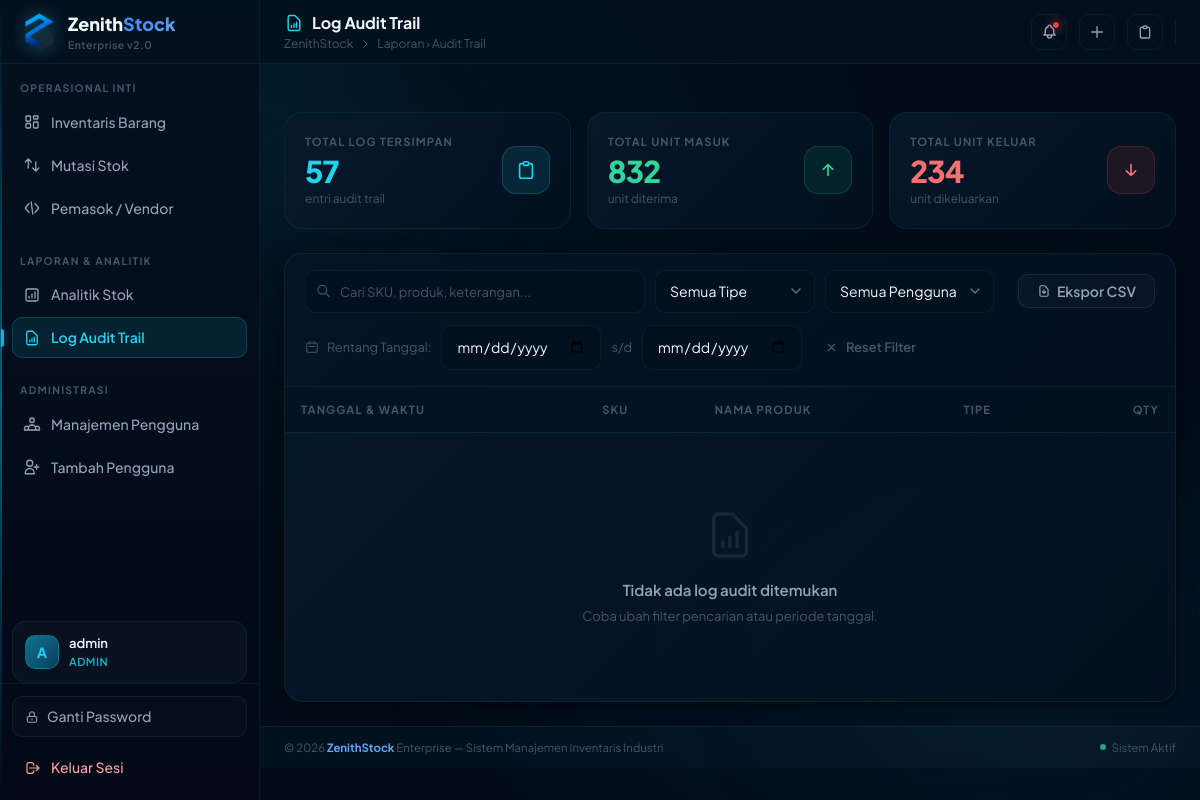
The page /audit/?user_id=3 (signed in) on the database as committed earlier.
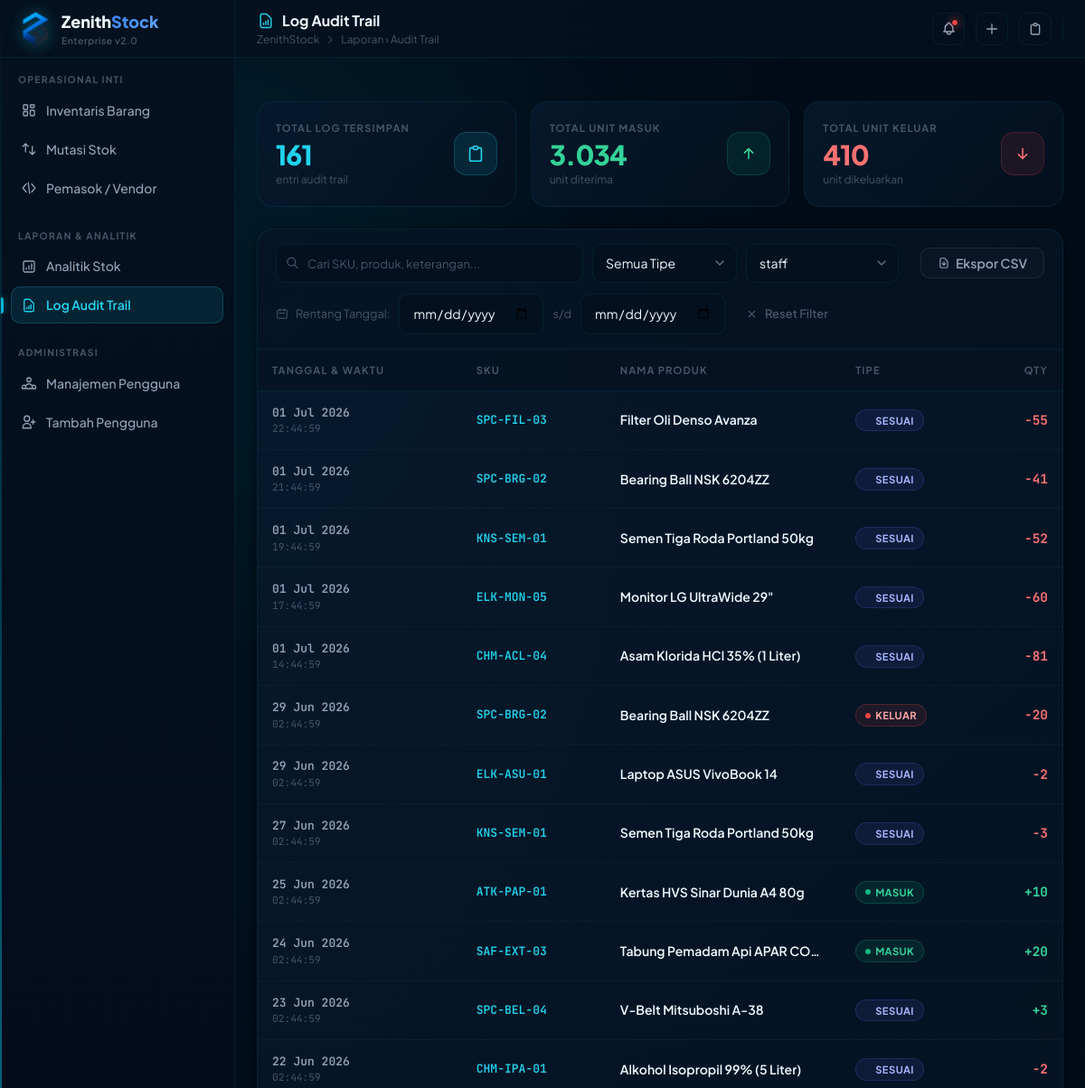
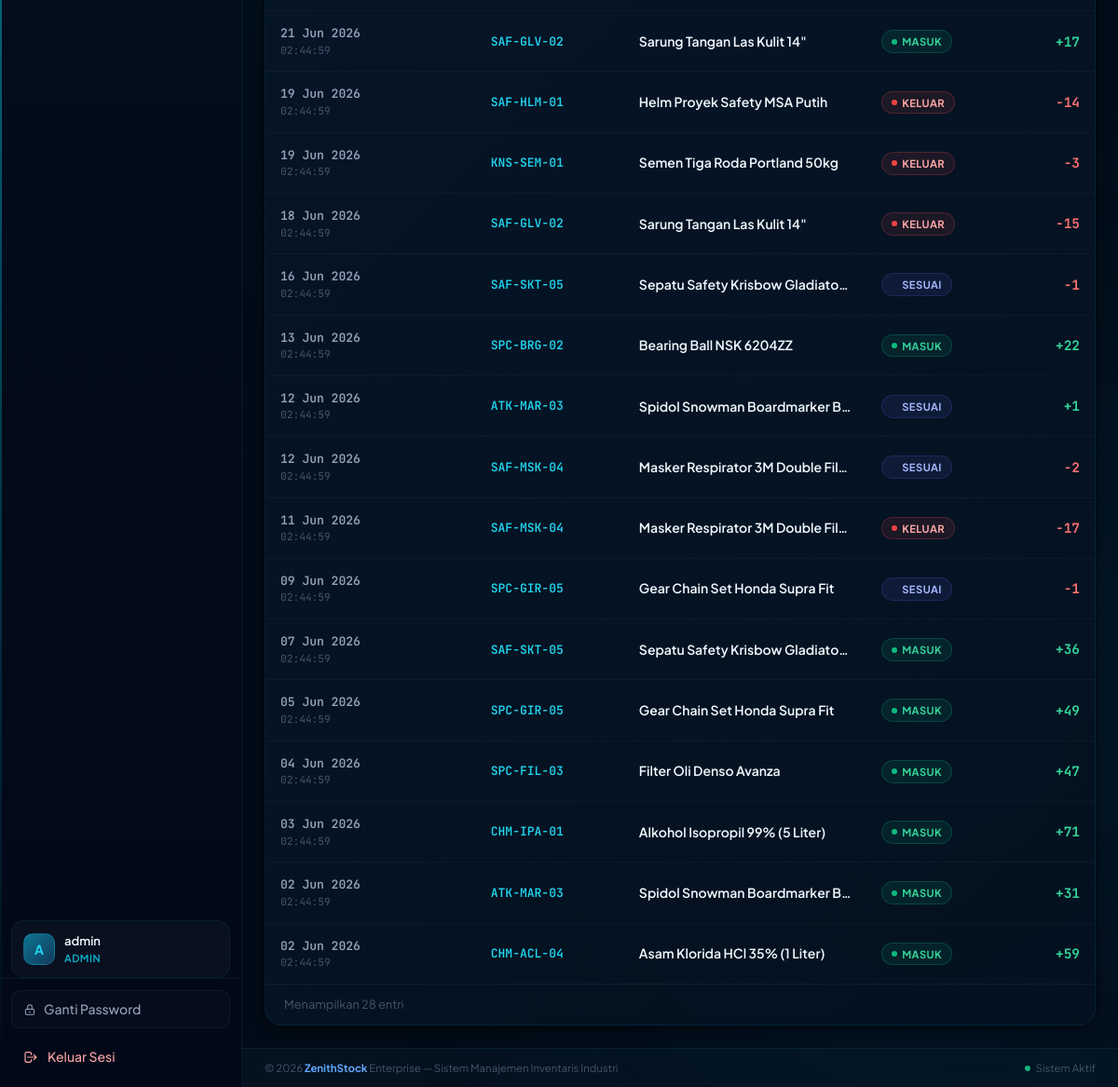
The same page on the database as committed later (2 pictures, top to bottom).
### zenithstock/models.py (models this page shows, shortened)
class StockMovement(db.Model):
    __tablename__ = 'stock_movements'
    id = db.Column(db.Integer, primary_key=True)
    product_id = db.Column(db.Integer, db.ForeignKey('products.id', ondelete='CASCADE'), nullable=False)
    user_id = db.Column(db.Integer, db.ForeignKey('users.id'), nullable=False)
    jumlah = db.Column(db.Integer, nullable=False) # Positif untuk barang masuk, negatif untuk keluar
    tipe = db.Column(db.String(20), nullable=False) # 'MASUK', 'KELUAR', 'PENYESUAIAN'
    keterangan = db.Column(db.String(255))
    created_at = db.Column(db.DateTime, nullable=False, default=datetime.utcnow)
    user = db.relationship('User', backref='movements')

class Product(db.Model):
    __tablename__ = 'products'
    id = db.Column(db.Integer, primary_key=True)
    sku = db.Column(db.String(20), unique=True, nullable=False, index=True)
    nama_barang = db.Column(db.String(100), nullable=False)
    kategori = db.Column(db.String(50), nullable=False)
    stok = db.Column(db.Integer, nullable=False, default=0)
    harga = db.Column(db.Integer, nullable=False, default=0)
    min_stok = db.Column(db.Integer, nullable=False, default=10) # threshold stok kritis produk
    lokasi_rak = db.Column(db.String(50)) # misal: 'Rak A-12', 'Gudang 2'
    supplier_id = db.Column(db.Integer, db.ForeignKey('suppliers.id'), nullable=True)
    movements = db.relationship('StockMovement', backref='product', lazy=True, cascade='all, delete-orphan')

### zenithstock/routes/audit.py (the view, shortened to what this page needs)
@audit_bp.route('/')
@login_required
def index():
    q          = request.args.get('q', '').strip()
    tipe_f     = request.args.get('type', '').strip()
    user_f     = request.args.get('user_id', '').strip()
    date_from  = request.args.get('date_from', '').strip()
    date_to    = request.args.get('date_to', '').strip()
    page       = request.args.get('page', 1, type=int)
    per_page   = 30
    query = StockMovement.query.join(Product)
    if q:
        query = query.filter(
            (Product.sku.ilike(f'%{q}%')) |
            (Product.nama_barang.ilike(f'%{q}%')) |
            (StockMovement.keterangan.ilike(f'%{q}%'))
        )
    if tipe_f:
        query = query.filter(StockMovement.tipe == tipe_f)
    if user_f:
        query = query.filter(StockMovement.user_id == int(user_f))
    if date_from:
        try:
            df = datetime.strptime(date_from, '%Y-%m-%d')
            query = query.filter(StockMovement.created_at >= df)
        except ValueError:
            pass
    if date_to:
        try:
            dt = datetime.strptime(date_to, '%Y-%m-%d') + timedelta(days=1)
            query = query.filter(StockMovement.created_at < dt)
        except ValueError:
            pass
    pagination  = query.order_by(StockMovement.created_at.desc()).paginate(page=page, per_page=per_page, error_out=False)
    movements   = pagination.items
    all_movements  = StockMovement.query.all()
    total_masuk    = sum(m.jumlah for m in all_movements if m.tipe == 'MASUK')
    total_keluar   = sum(abs(m.jumlah) for m in all_movements if m.tipe == 'KELUAR')
    total_log      = len(all_movements)
    users = User.query.order_by(User.username).all()
    return render_template(
        'audit/index.html',
        movements=movements,
        pagination=pagination,
        total_masuk=total_masuk,
        total_keluar=total_keluar,
        total_log=total_log,
        users=users,
        page=page, q=q, tipe_f=tipe_f, user_f=user_f,
        date_from=date_from, date_to=date_to
    )

### zenithstock/models.py (called while the page is built)
    @property
    def is_active(self):
        return self.status == 'active'

    def is_admin(self):
        return self.role == 'admin'

### zenithstock/templates/audit/index.html (shortened to what the changed rows need)
{% extends "base.html" %}
{% block header_title %}
Log Audit Trail
{% endblock %}
{% block content %}
<div class="space-y-6" x-data="{ q: '{{ q }}', tipe: '{{ tipe_f }}', userId: '{{ user_f }}' }">
    <div class="grid grid-cols-1 sm:grid-cols-3 gap-4">
        <div class="stat-card">
            <div>
                <div class="stat-label">Total Log Tersimpan</div>
                <div class="stat-value cyan">{{ total_log }}</div>
                <div class="stat-sub">entri audit trail</div>
            </div>
        </div>
        <div class="stat-card">
            <div>
                <div class="stat-label">Total Unit Masuk</div>
                <div class="stat-value green">{{ "{:,}".format(total_masuk).replace(",",".") }}</div>
                <div class="stat-sub">unit diterima</div>
            </div>
        </div>
        <div class="stat-card">
            <div>
                <div class="stat-label">Total Unit Keluar</div>
                <div class="stat-value red">{{ "{:,}".format(total_keluar).replace(",",".") }}</div>
                <div class="stat-sub">unit dikeluarkan</div>
            </div>
        </div>
    </div>
    <div class="zs-panel">
        <div class="controls-bar" style="flex-direction:column;align-items:stretch;gap:12px;">
            <div style="display:flex;gap:10px;flex-wrap:wrap;align-items:center;">
                <div class="select-wrapper" style="min-width:160px;">
                    <select name="user_id" class="form-control" x-model="userId"
                            hx-get="{{ url_for('audit.index') }}"
                            hx-target="#audit-table-container"
                            hx-include="[name='q'],[name='type'],[name='date_from'],[name='date_to']"
                            hx-trigger="change" hx-push-url="true">
                        <option value="">Semua Pengguna</option>
                        {% for u in users %}
                        <option value="{{ u.id }}" {% if user_f == u.id|string %}selected{% endif %}>{{ u.username }}</option>
                        {% endfor %}
                    </select>
                </div>
            </div>
        </div>
        <div id="audit-table-container" style="overflow-x:auto;">
            {% include "audit/_table.html" %}
        </div>
    </div>
</div>
{% endblock %}

### zenithstock/templates/audit/_table.html (shortened to what the changed rows need)
<table class="zs-table" id="audit-table">
    <thead>
        <tr>
            <th>Tanggal & Waktu</th>
            <th>SKU</th>
            <th>Nama Produk</th>
            <th>Tipe</th>
            <th style="text-align:right;">Qty</th>
        </tr>
    </thead>
    <tbody>
        {% if movements %}
            {% for m in movements %}
            <tr>
                <td style="white-space:nowrap;">
                    <div style="font-size:0.8125rem;font-weight:600;color:var(--color-text-secondary);font-family:var(--font-mono);">{{ m.created_at.strftime('%d %b %Y') }}</div>
                    <div style="font-size:0.7rem;color:var(--color-text-muted);font-family:var(--font-mono);">{{ m.created_at.strftime('%H:%M:%S') }}</div>
                </td>
                <td class="td-mono">{{ m.product.sku }}</td>
                <td class="td-primary" style="max-width:180px;white-space:nowrap;overflow:hidden;text-overflow:ellipsis;" title="{{ m.product.nama_barang }}">
                    {{ m.product.nama_barang }}
                </td>
                <td>
                    {% if m.tipe == 'MASUK' %}
                    <span class="badge green"><span class="badge-dot"></span>MASUK</span>
                    {% elif m.tipe == 'KELUAR' %}
                    <span class="badge red"><span class="badge-dot"></span>KELUAR</span>
                    {% else %}
                    <span class="badge indigo"><span class="badge-dot"></span>SESUAI</span>
                    {% endif %}
                </td>
                <td style="text-align:right;font-family:var(--font-mono);font-weight:700;font-size:0.9rem;">
                    {% if m.jumlah > 0 %}
                    <span style="color:#34d399;">+{{ m.jumlah }}</span>
                    {% elif m.jumlah < 0 %}
                    <span style="color:#f87171;">{{ m.jumlah }}</span>
                    {% else %}
                    <span style="color:var(--color-text-muted);">0</span>
                    {% endif %}
                </td>
            </tr>
            {% endfor %}
        {% else %}
        <tr>
            <td colspan="8">
                <div class="empty-state">
                    <svg class="empty-state-icon" fill="none" viewBox="0 0 24 24" stroke="currentColor">
                        <path stroke-linecap="round" stroke-linejoin="round" stroke-width="1.5" d="M9 17v-2m3 2v-4m3 4v-6m2 10H7a2 2 0 01-2-2V5a2 2 0 012-2h5.586a1 1 0 01.707.293l5.414 5.414a1 1 0 01.293.707V19a2 2 0 01-2 2z" />
                    </svg>
                    <div class="empty-state-title">Tidak ada log audit ditemukan</div>
                    <div class="empty-state-desc">Coba ubah filter pencarian atau periode tanggal.</div>
                </div>
            </td>
        </tr>
        {% endif %}
    </tbody>
</table>
{% if pagination and pagination.pages > 1 %}
<div style="display:flex;align-items:center;justify-content:space-between;padding:16px 20px;border-top:1px solid var(--color-border);font-size:0.8rem;color:var(--color-text-muted);">
    <span>Menampilkan {{ movements|length }} dari {{ pagination.total }} entri (Halaman {{ pagination.page }}/{{ pagination.pages }})</span>
    <div style="display:flex;gap:4px;">
        {% if pagination.has_prev %}
        <button hx-get="{{ url_for('audit.index', page=pagination.prev_num, q=q, type=tipe_f, user_id=user_f, date_from=date_from, date_to=date_to) }}"
                hx-target="#audit-table-container"
                hx-push-url="true"
                class="btn btn-secondary btn-sm"
                style="cursor:pointer;">‹ Prev</button>
        {% endif %}
        {% for p in pagination.iter_pages(left_edge=1, right_edge=1, left_current=2, right_current=2) %}
            {% if p %}
            <button hx-get="{{ url_for('audit.index', page=p, q=q, type=tipe_f, user_id=user_f, date_from=date_from, date_to=date_to) }}"
                    hx-target="#audit-table-container"
                    hx-push-url="true"
                    class="btn btn-sm {% if p == pagination.page %}btn-primary{% else %}btn-secondary{% endif %}"
                    style="cursor:pointer;">{{ p }}</button>
            {% else %}
            <span style="padding:6px 8px;color:var(--color-text-muted);">…</span>
            {% endif %}
        {% endfor %}
        {% if pagination.has_next %}
        <button hx-get="{{ url_for('audit.index', page=pagination.next_num, q=q, type=tipe_f, user_id=user_f, date_from=date_from, date_to=date_to) }}"
                hx-target="#audit-table-container"
                hx-push-url="true"
                class="btn btn-secondary btn-sm"
                style="cursor:pointer;">Next ›</button>
        {% endif %}
    </div>
</div>
{% elif movements %}
<div style="padding:12px 20px;border-top:1px solid var(--color-border);font-size:0.8rem;color:var(--color-text-muted);">
    Menampilkan {{ movements|length }} entri
</div>
{% endif %}

Rows that differ between the two databases and show on the page:
added StockMovement: created_at "01 Jul 2026", created_at "22:44:59", product.sku "SPC-FIL-03", product.nama_barang "Filter Oli Denso Avanza", tipe "SESUAI", jumlah "-55"
added StockMovement: created_at "01 Jul 2026", created_at "21:44:59", product.sku "SPC-BRG-02", product.nama_barang "Bearing Ball NSK 6204ZZ", tipe "SESUAI", jumlah "-41"
added StockMovement: created_at "01 Jul 2026", created_at "19:44:59", product.sku "KNS-SEM-01", product.nama_barang "Semen Tiga Roda Portland 50kg", tipe "SESUAI", jumlah "-52"
added StockMovement: created_at "01 Jul 2026", created_at "17:44:59", product.sku "ELK-MON-05", product.nama_barang "Monitor LG UltraWide 29\"", tipe "SESUAI", jumlah "-60"
added StockMovement: created_at "01 Jul 2026", created_at "14:44:59", product.sku "CHM-ACL-04", product.nama_barang "Asam Klorida HCl 35% (1 Liter)", tipe "SESUAI", jumlah "-81"
added StockMovement: created_at "29 Jun 2026", created_at "02:44:59", product.sku "SPC-BRG-02", product.nama_barang "Bearing Ball NSK 6204ZZ", tipe "KELUAR" (drawn), jumlah "-20"
added StockMovement: created_at "29 Jun 2026", created_at "02:44:59", product.sku "ELK-ASU-01", product.nama_barang "Laptop ASUS VivoBook 14", tipe "SESUAI", jumlah "-2"
added StockMovement: created_at "27 Jun 2026", created_at "02:44:59", product.sku "KNS-SEM-01", product.nama_barang "Semen Tiga Roda Portland 50kg", tipe "SESUAI", jumlah "-3"
added StockMovement: created_at "25 Jun 2026", created_at "02:44:59", product.sku "ATK-PAP-01", product.nama_barang "Kertas HVS Sinar Dunia A4 80g", tipe "MASUK" (drawn), jumlah "10"
added StockMovement: created_at "24 Jun 2026", created_at "02:44:59", product.sku "SAF-EXT-03", product.nama_barang "Tabung Pemadam Api APAR CO…", tipe "MASUK" (drawn), jumlah "20"
added StockMovement: created_at "23 Jun 2026", created_at "02:44:59", product.sku "SPC-BEL-04", product.nama_barang "V-Belt Mitsuboshi A-38", tipe "SESUAI", jumlah "3"
added StockMovement: created_at "22 Jun 2026", created_at "02:44:59", product.sku "CHM-IPA-01", product.nama_barang "Alkohol Isopropil 99% (5 Liter)", tipe "SESUAI", jumlah "-2"
added StockMovement: created_at "21 Jun 2026", created_at "02:44:59", product.sku "SAF-GLV-02", product.nama_barang "Sarung Tangan Las Kulit 14\"", tipe "MASUK" (drawn), jumlah "17"
now on this page (row edited): StockMovement: created_at "19 Jun 2026", created_at "02:44:59", product.sku "SAF-HLM-01", product.nama_barang "Helm Proyek Safety MSA Putih", tipe "KELUAR" (drawn), jumlah "-14"
added StockMovement: created_at "19 Jun 2026", created_at "02:44:59", product.sku "KNS-SEM-01", product.nama_barang "Semen Tiga Roda Portland 50kg", tipe "KELUAR" (drawn), jumlah "-3"
now on this page (row edited): StockMovement: created_at "18 Jun 2026", created_at "02:44:59", product.sku "SAF-GLV-02", product.nama_barang "Sarung Tangan Las Kulit 14\"", tipe "KELUAR" (drawn), jumlah "-15"
added StockMovement: created_at "16 Jun 2026", created_at "02:44:59", product.sku "SAF-SKT-05", product.nama_barang "Sepatu Safety Krisbow Gladiato…", tipe "SESUAI", jumlah "-1"
added StockMovement: created_at "13 Jun 2026", created_at "02:44:59", product.sku "SPC-BRG-02", product.nama_barang "Bearing Ball NSK 6204ZZ", tipe "MASUK" (drawn), jumlah "22"
now on this page (row edited): StockMovement: created_at "12 Jun 2026", created_at "02:44:59", product.sku "ATK-MAR-03", product.nama_barang "Spidol Snowman Boardmarker B…", tipe "SESUAI", jumlah "1"
added StockMovement: created_at "12 Jun 2026", created_at "02:44:59", product.sku "SAF-MSK-04", product.nama_barang "Masker Respirator 3M Double Fil…", tipe "SESUAI", jumlah "-2"
added StockMovement: created_at "11 Jun 2026", created_at "02:44:59", product.sku "SAF-MSK-04", product.nama_barang "Masker Respirator 3M Double Fil…", tipe "KELUAR" (drawn), jumlah "-17"
added StockMovement: created_at "09 Jun 2026", created_at "02:44:59", product.sku "SPC-GIR-05", product.nama_barang "Gear Chain Set Honda Supra Fit", tipe "SESUAI", jumlah "-1"
now on this page (row edited): StockMovement: created_at "07 Jun 2026", created_at "02:44:59", product.sku "SAF-SKT-05", product.nama_barang "Sepatu Safety Krisbow Gladiato…", tipe "MASUK" (drawn), jumlah "36"
now on this page (row edited): StockMovement: created_at "05 Jun 2026", created_at "02:44:59", product.sku "SPC-GIR-05", product.nama_barang "Gear Chain Set Honda Supra Fit", tipe "MASUK" (drawn), jumlah "49"
now on this page (row edited): StockMovement: created_at "04 Jun 2026", created_at "02:44:59", product.sku "SPC-FIL-03", product.nama_barang "Filter Oli Denso Avanza", tipe "MASUK" (drawn), jumlah "47"
now on this page (row edited): StockMovement: created_at "03 Jun 2026", created_at "02:44:59", product.sku "CHM-IPA-01", product.nama_barang "Alkohol Isopropil 99% (5 Liter)", tipe "MASUK" (drawn), jumlah "71"
now on this page (row edited): StockMovement: created_at "02 Jun 2026", created_at "02:44:59", product.sku "ATK-MAR-03", product.nama_barang "Spidol Snowman Boardmarker B…", tipe "MASUK" (drawn), jumlah "31"
now on this page (row edited): StockMovement: created_at "02 Jun 2026", created_at "02:44:59", product.sku "CHM-ACL-04", product.nama_barang "Asam Klorida HCl 35% (1 Liter)", tipe "MASUK" (drawn), jumlah "59"
Other text that changed with them:
{{ total_log }}: "57" → "161"
{{ "{:,}".format(total_masuk).replace(",",".") }}: "832" → "3.034"
{{ "{:,}".format(total_keluar).replace(",",".") }}: "234" → "410"
form field user_id: "Semua Pengguna" → "staff"
{{ movements|length }}: (not shown) → "28"
text no longer shown: "Tidak ada log audit ditemukan Coba ubah filter pencarian atau periode tanggal."
text now shown: "Menampilkan entri"
